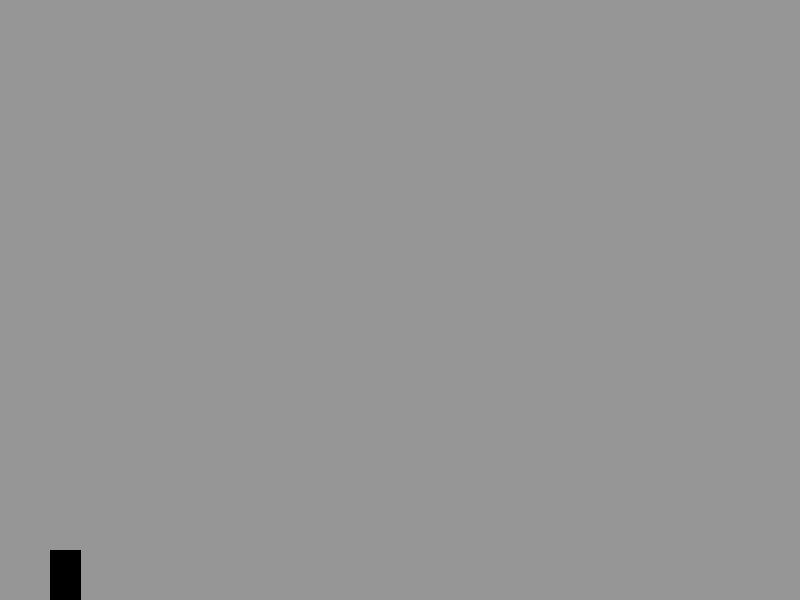
Frame 1 (no input)
Frame 60 (the mouse pressed at the canvas centre just before this capture): identical to frame 1, image omitted
Frame 120 (the mouse held since frame 60 and released just before this capture): identical to frame 1, image omitted

The Processing sketch that drew this single still picture (run headless with seeded random() and noise(); from frame 60 on, the mouse is pressed at the canvas centre):

// Processing sketch: dinoJump
// ── dinoJump.pde
Dino d;
ArrayList<Obs> obstacles = new ArrayList<Obs>();

void setup() {
  //fullScreen();
  size(800, 600);
  d = new Dino();
}

void draw() {
  background(150);
  d.update();
  d.display();
  
  for(int i = 0; i < obstacles.size(); i++){
    Obs o = obstacles.get(i);
    o.move();
    o.display();
  }

  //for (Obs o : obstacles) {
  //  o.move();
  //  o.display();
  //}
}

void keyPressed() {
  if (key == ' ') {
    d.jump();
  }
  if (key == 'x') {
    obstacles.add(new Obs());
  }
}

// ── Dino.pde
class Dino {
  PVector pos;
  PVector vel;
  PVector grav;
  float jumpStrength;
  float w;
  float h;
  boolean canJump;
  
  Dino() {
    pos = new PVector(50, 550);
    vel = new PVector(0,0);
    grav = new PVector(0, 0.5);
    jumpStrength = 10;
    w = 30;
    h = 50;
    canJump = true;
  }
  
  void update() {
    pos.add(vel);
    if(vel.y != 0 || pos.y < 550){ //add gravity if youre moving or youre above the ground
      vel.add(grav);
    }
    if(pos.y + h > height){
      vel.y = 0;
      pos.y = 550;
      canJump = true;
    }
  }

  void display() {
    fill(0);
    rect(pos.x, pos.y, w, h);
  }

  void jump() {
    if(canJump == true){
      vel = new PVector(0, -jumpStrength);
      canJump = false;
    }
  }
  
  boolean isTouching(Obs o) {
    return false;
  }
}

// ── obs.pde
class Obs {
  PVector pos;
  PVector vel;
  float w;
  float h;
  
  Obs() {
   pos = new PVector(750, 550);
   vel = new PVector(-5, 0);
   w = 50;
   h = 50;
  }
  
  void display(){
    fill(255, 0, 0);
    rect(pos.x, pos.y, 50, 50);
  }
  void move(){
    pos.add(vel);
  }
  
}
